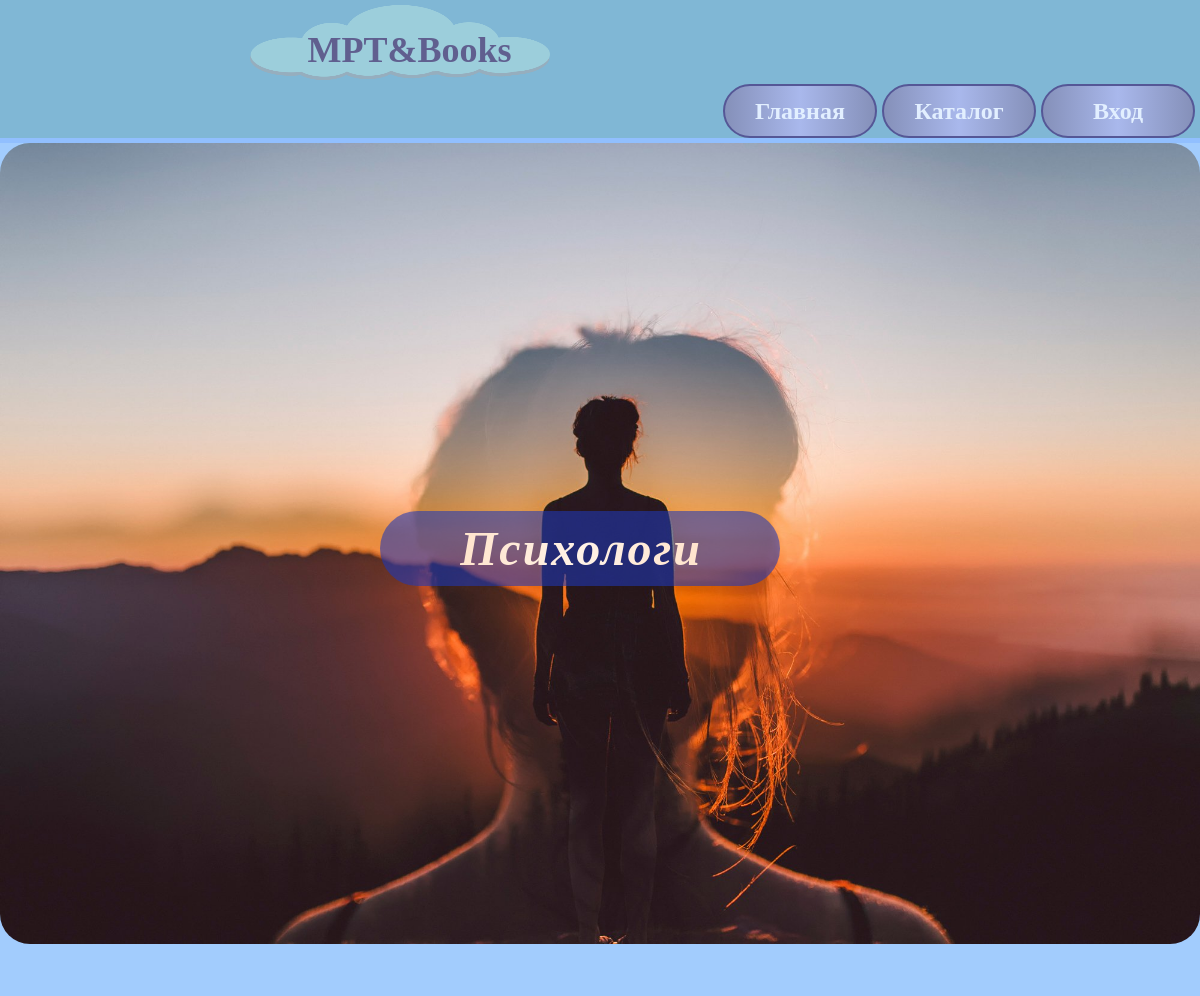
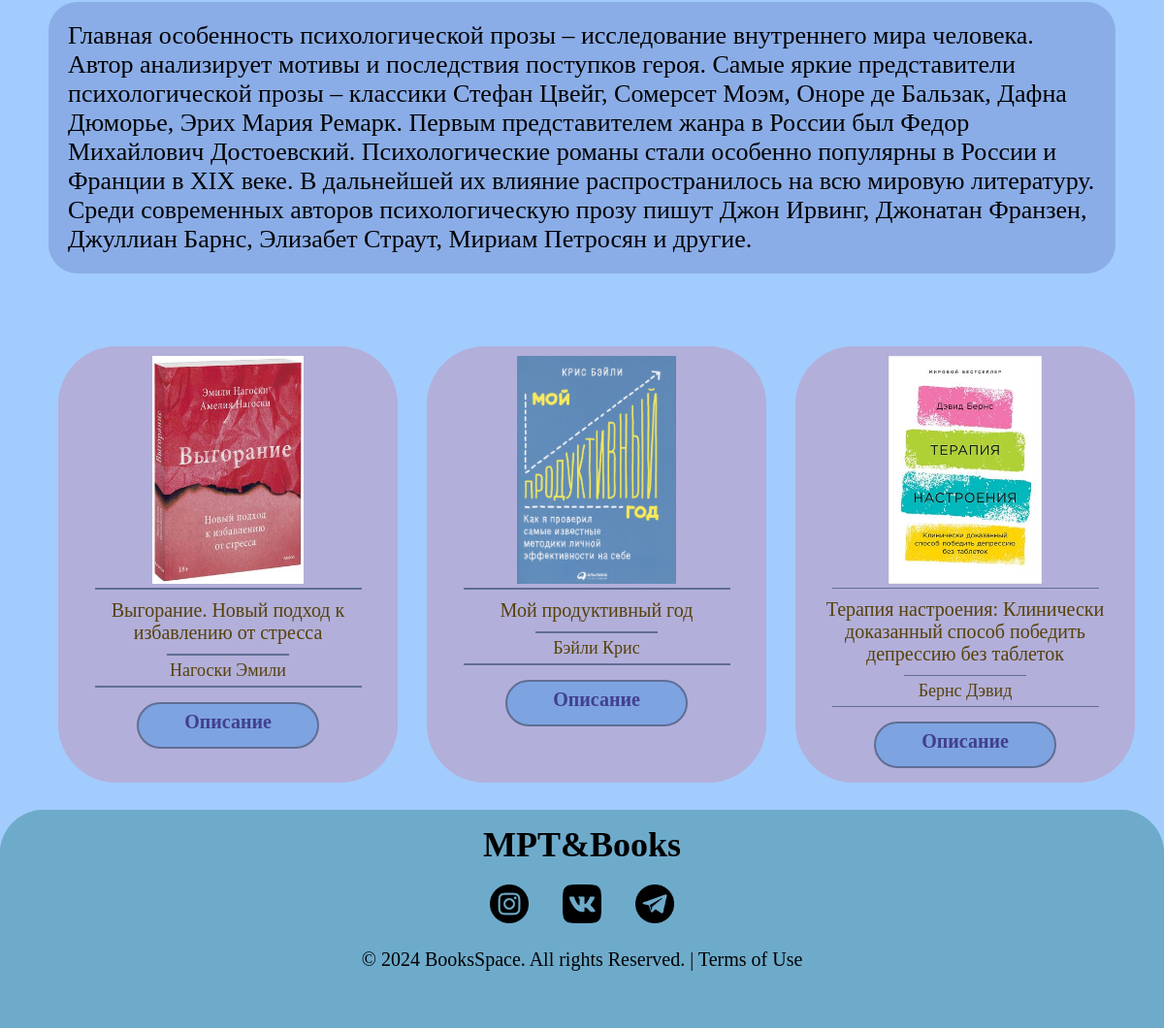
The app's page /category_description/5/ with its own data (2 pictures, top to bottom).
### books/models.py (models this page shows, shortened)
class Category(models.Model):
    name = models.CharField(max_length=255)
    description = models.TextField()
    image = models.ImageField(upload_to='books/%Y/%m/%d')

class book(models.Model):
    image = models.ImageField(upload_to='books/%Y/%m/%d')
    name_book = models.CharField(max_length=255)
    author = models.ForeignKey(author, on_delete=models.CASCADE)
    description = models.TextField()
    category = models.ForeignKey(Category, on_delete=models.CASCADE)
    publishing = models.ForeignKey(publishing, on_delete=models.CASCADE)
    series = models.CharField(max_length=255)
    year_publishing = models.IntegerField()
    file_book = models.FileField(upload_to='file_books/%Y/%m/%d')
    created_at = models.DateTimeField(auto_now_add=True)
    updated_at = models.DateTimeField(auto_now=True)

class author(models.Model):
    name = models.CharField(max_length=255)
    surname = models.CharField(max_length=255)

### books/views.py (the view)
# urls.py: path('category_description/<int:id>/', views.category_description, name='category_description'),
def category_description(request, id):
    category = get_object_or_404(Category, pk=id)
    books = book.objects.filter(category=category)
    return render(request, 'books/category_description.html', {'category': category, 'books': books})

### books/templates/books/category_description.html (shortened to what this page needs)
{% extends "books/base.html" %}
{% load static %}
{% block baner %}
    <div class="baner_catalog">
        <img src="{{ category.image.url }}" alt="банер">
        <div class="but_new_c">
            <i><p class="link_new_c">{{ category.name }}</p></i>
        </div>
    </div>
    <div class="descr_categor">
        <p>{{ category.description }}</p>
    </div>
    <div class="books">
        {% for book in books %}
        <div class="back_books">
            <div class="photo_book">
                <img src="{{ book.image.url }}" alt="">
            </div>
            <div class="line1"> </div>
            <div class="name_book">{{ book.name_book }}</div>
            <div class="line2"> </div>
            <div class="author">{{ book.author.name }} {{ book.author.surname }}</div>
            <div class="line1"> </div>
            <div class="buts_books">
                <a href="{% url 'book_description' book.id %}" class="but_description"><p>Описание</p></a>
            </div>
        </div>
        {% endfor %}
    </div>
{% endblock %}

### books/static/css/style.css (style rules this page uses)
* { margin: 0; padding: 0; }
body { background-color: #a2ccfd; min-height: 100vh; flex-direction: column; }
a { font-size: 24px; text-decoration: none; color: rgb(226, 239, 255); font-weight: bold; }

### books/static/css/catalog.css (style rules this page uses)
.baner_catalog { position: relative; width: 100%; margin-bottom: 5px; }
.baner_catalog img { padding-top: 0px; width: 100%; height: auto; border-radius: 30px; }
.but_new_c { position: absolute; text-align: center; justify-content: center; bottom: 45%; height: auto; width: 20%; background: #2039b693; border-radius: 60px; right: 35%; padding-top: 10px; padding-bottom: 10px; padding-left: 80px; padding-right: 80px; }
.link_new_c { text-align: center; font-size: 48px; letter-spacing: 2px; font-weight: bolder; background: linear-gradient(to right, #FFE4CC, #fff2e7, #FFE4CC); -webkit-background-clip: text; background-clip: text; color: transparent; }
.books { display: flex; flex: 5; flex-direction: row; flex-wrap: wrap; justify-content: center; }
.back_books { display: flex; flex-direction: column; align-items: center; background-color: #b2afda; border-radius: 60px; width: 350px; height: 450px; margin-left: 30px; margin-top: 25px; }
.photo_book img { height: 235px; margin-top: 10px; }
.name_book { font-size: 20px; color: #574108; text-align: center; margin: 10px }
.line1 { width: 275px; height: 2px; background-color: #606e95; }
.line2 { width: 126px; height: 2px; background-color: #606e95; }
.author { font-size: 18px; color: #574108; text-align: center; margin: 5px }
.buts_books { display: flex; flex-direction: row; align-items: center; }
.but_description { width: 184px; height: 44px; background-color: rgba(35, 142, 236, 0.373); border: 2px solid #606e95; border-radius: 50px; margin-top: 15px; margin-bottom: 15px; }
.but_description p { font-size: 20px; color: #413f8d; text-align: center; padding-top: 4%; }
.descr_categor { padding: 20px; background-color: #7189cd77; margin: 50px; border-radius: 30px; }
.descr_categor p { font-size: 26px; }

### records on screen
Category: image (picture), description "Главная особенность психологической прозы – исследование внутреннего мира человека. Автор анализирует мотивы и последствия поступков героя. Самые яркие представители психологической прозы – классики Стефан Цвейг, Сомерсет Моэм, Оноре де Бальзак, Дафна Дюморье, Эрих Мария Ремарк. Первым представителем жанра в России был Федор Михайлович Достоевский. Психологические романы стали особенно популярны в России и Франции в XIX веке. В дальнейшей их влияние распространилось на всю мировую литературу. Среди современных авторов психологическую прозу пишут Джон Ирвинг, Джонатан Франзен, Джуллиан Барнс, Элизабет Страут, Мириам Петросян и другие."
book: image (picture), name_book "Выгорание. Новый подход к избавлению от стресса", author.name "Нагоски", author.surname "Эмили"
book: image (picture), name_book "Мой продуктивный год", author.name "Бэйли", author.surname "Крис"
book: image (picture), name_book "Терапия настроения: Клинически доказанный способ победить депрессию без таблеток", author.name "Бернс", author.surname "Дэвид"
